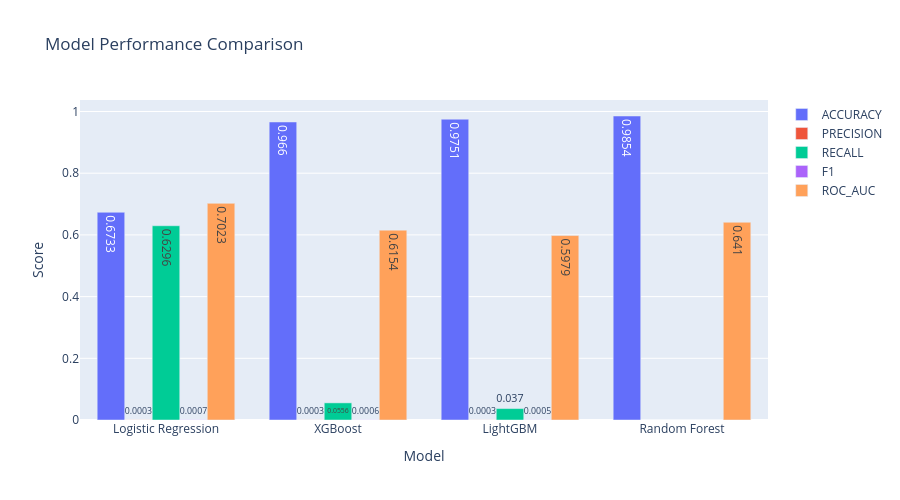

Write notebook code for a chart like this one.
### Markdown cell above
### 12.3 Model Comparison Table

### Code cell
# Model Comparison Table
print("Model Comparison Summary")
print("="*80)

# Create comparison DataFrame
comparison_df = pd.DataFrame(results_list)
comparison_df = comparison_df.sort_values('f1', ascending=False)

print(comparison_df.to_string(index=False))

# Visualize comparison
fig = go.Figure()

metrics = ['accuracy', 'precision', 'recall', 'f1', 'roc_auc']
for metric in metrics:
    fig.add_trace(go.Bar(
        name=metric.upper(),
        x=comparison_df['model'],
        y=comparison_df[metric],
        text=comparison_df[metric].round(4),
        textposition='auto'
    ))

fig.update_layout(
    title='Model Performance Comparison',
    xaxis_title='Model',
    yaxis_title='Score',
    barmode='group',
    height=500
)
fig.show()

# Save comparison
comparison_df.to_csv(OUTPUT_DIR / 'reports' / 'model_comparison.csv', index=False)
print("\n✓ Model comparison saved to reports/model_comparison.csv")

### Figure 1 — Plotly figure (JSON) as saved in the notebook; plotly's stock layout.template omitted (floating-point values rounded to 4 significant figures)
{"data": [{"name": "ACCURACY", "text": [0.6733, 0.966, 0.9751, 0.9854], "textposition": "auto", "type": "bar", "x": ["Logistic Regression", "XGBoost", "LightGBM", "Random Forest"], "y": [0.6733, 0.966, 0.9751, 0.9854]}, {"name": "PRECISION", "text": [0.0003, 0.0003, 0.0003, 0], "textposition": "auto", "type": "bar", "x": ["Logistic Regression", "XGBoost", "LightGBM", "Random Forest"], "y": [0.0003309, 0.0002819, 0.000257, 0]}, {"name": "RECALL", "text": [0.6296, 0.0556, 0.037, 0], "textposition": "auto", "type": "bar", "x": ["Logistic Regression", "XGBoost", "LightGBM", "Random Forest"], "y": [0.6296, 0.05556, 0.03704, 0]}, {"name": "F1", "text": [0.0007, 0.0006, 0.0005, 0], "textposition": "auto", "type": "bar", "x": ["Logistic Regression", "XGBoost", "LightGBM", "Random Forest"], "y": [0.0006614, 0.0005609, 0.0005104, 0]}, {"name": "ROC_AUC", "text": [0.7023, 0.6154, 0.5979, 0.641], "textposition": "auto", "type": "bar", "x": ["Logistic Regression", "XGBoost", "LightGBM", "Random Forest"], "y": [0.7023, 0.6154, 0.5979, 0.641]}], "layout": {"barmode": "group", "height": 500, "title": {"text": "Model Performance Comparison"}, "xaxis": {"title": {"text": "Model"}}, "yaxis": {"title": {"text": "Score"}}}}
